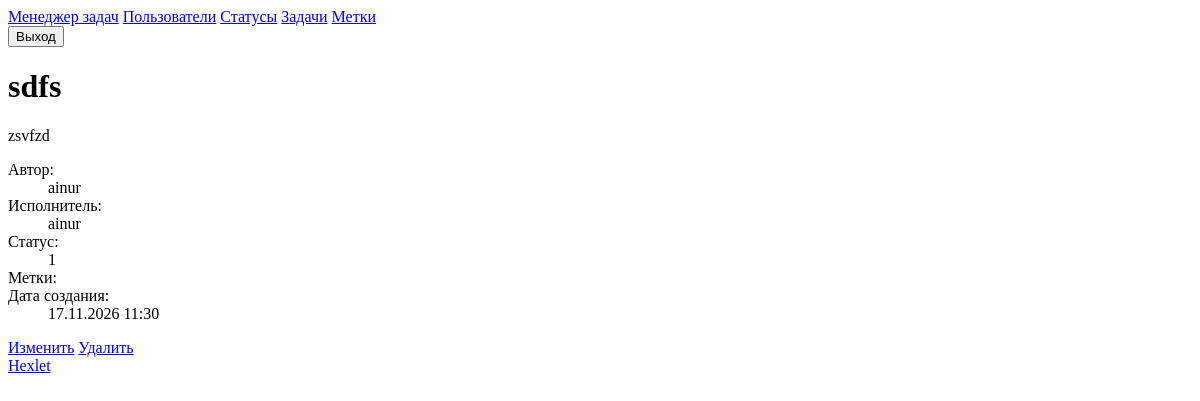
Before: /tasks/2/ (signed in) with the older database file.
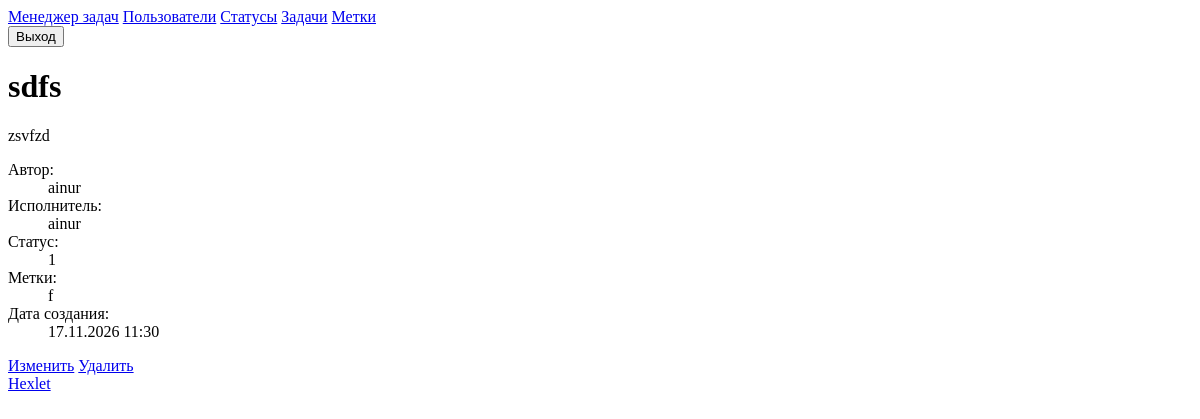
After: the same page with the newer database file.
### task_manager/labels/models.py (models this page shows, shortened)
class Label(models.Model):
    name = models.CharField(max_length=255, unique=True)
    created_at = models.DateTimeField(auto_now_add=True)

### task_manager/tasks/views.py (the view)
# urls.py: path('<int:pk>/', views.TaskDetailView.as_view(), name='task_detail'),
class TaskDetailView(LoginRequiredMixin, DetailView):
    model = Task
    template_name = 'tasks/detail.html'

### task_manager/templates/tasks/detail.html
{% extends 'base.html' %}
{% block content %}
<h1 class="mb-6 text-3xl">{{ task.name }}</h1>
<div class="mb-6 rounded border border-gray-200 bg-gray-50 p-6">
  <p class="mb-4">{{ task.description }}</p>
  <dl class="space-y-2">
    <div>
      <dt class="inline font-medium">Автор:</dt>
      <dd class="inline">{{ task.author.get_full_name|default:task.author.username }}</dd>
    </div>
    <div>
      <dt class="inline font-medium">Исполнитель:</dt>
      <dd class="inline">
        {% if task.executor %}
          {{ task.executor.get_full_name|default:task.executor.username }}
        {% endif %}</dd>
    </div>
    <div>
      <dt class="inline font-medium">Статус:</dt>
      <dd class="inline">{{ task.status.name }}</dd>
    </div>
    <div>
      <dt class="inline font-medium">Метки:</dt>
      <dd class="inline">
        {% for label in task.labels.all %}
        <span class="mr-1 rounded bg-gray-200 px-2 py-1 text-sm">{{ label.name }}</span>
        {% endfor %}
      </dd>
    </div>
    <div>
      <dt class="inline font-medium">Дата создания:</dt>
      <dd class="inline">{{ task.created_at|date:"d.m.Y H:i" }}</dd>
    </div>
  </dl>
</div>
<div class="space-x-3">
  <a href="{% url 'task_update' task.pk %}" class="text-blue-600 hover:underline">Изменить</a>
  <a href="{% url 'task_delete' task.pk %}" class="text-blue-600 hover:underline">Удалить</a>
</div>
{% endblock %}

Changed rows visible on the page:
added Label: name "f"
